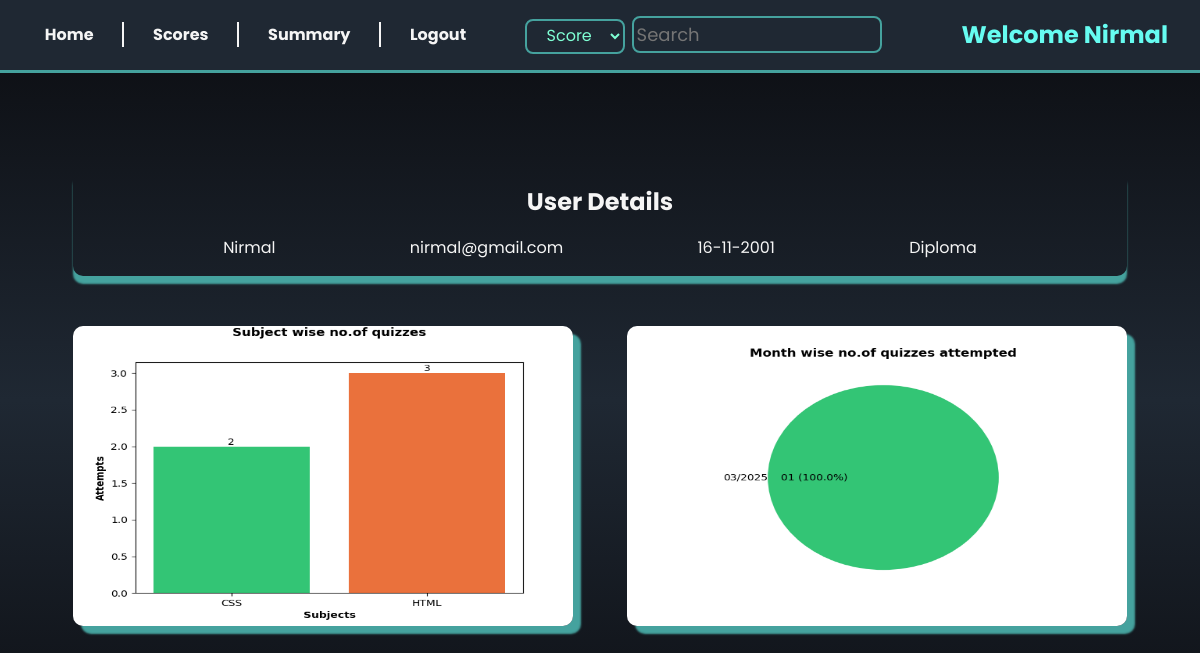
Page /user_summary (signed in) on the earlier database version.
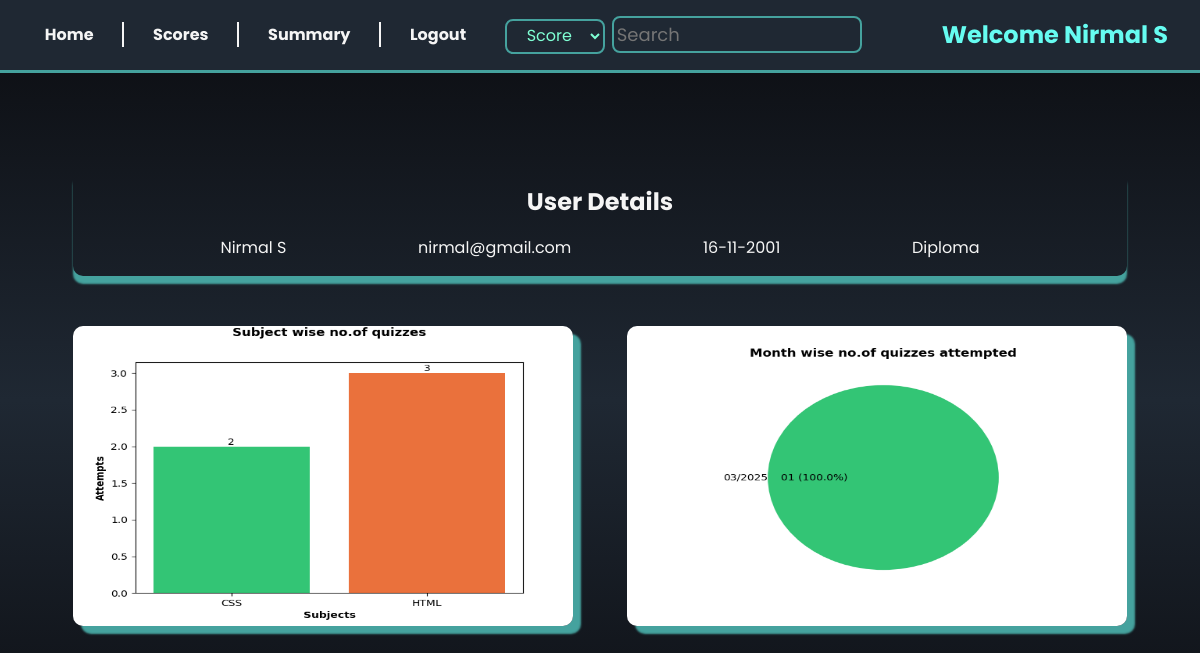
Same page on the later database version.
### models/models.py (models this page shows, shortened)
class User(db.Model):
  id = db.Column(db.Integer, primary_key=True, nullable=False)
  email = db.Column(db.String(50), unique=True, nullable=False)
  hashed_password = db.Column(db.String(), nullable=False)
  fullname = db.Column(db.String(50), nullable=False)
  dob = db.Column(db.Date(), nullable = False)
  qualification = db.Column(db.String(50), nullable=False)
  is_admin = db.Column(db.Boolean, default=False)
  scores = db.relationship('Scores', backref='user', cascade="all, delete-orphan")

### controllers/routes.py (the view)
@app.route('/user_summary')
@login_required
def user_summary():
    email = session.get('email')
    user = User.query.filter_by(email = email).first()
    subjects = []
    counts = []
    random_colors = []
    query = (
        db.session.query(Subject.name, db.func.count(Scores.id))
        .join(Chapter, Subject.id == Chapter.subject_id)
        .join(Quiz, Chapter.id == Quiz.chapter_id)
        .join(Scores, Scores.quiz_id == Quiz.id)
        .join(User, User.id == user.id)
        .group_by(Subject.name)
        .all()
    )
    for subject_name, count in query:
        subjects.append(subject_name)
        counts.append(count)
        random_colors.append((random.random(), random.random(), random.random()))
    bar_container = plt.bar(subjects, counts, color = random_colors )
    plt.bar_label(bar_container)
    plt.xlabel('Subjects',fontweight ='bold')
    plt.ylabel('Attempts',fontweight ='bold')
    plt.title("Subject wise no.of quizzes", pad=30, fontweight ='bold')
    plt.savefig('static/bar2.png')
    plt.clf()
    quiz_attempt = {}
    scores = Scores.query.filter_by(user_id = user.id).all()
    for score in scores:
        month = score.time_stamp_of_attempt
        month = datetime.strftime(month, "%m/%Y")
        if month in quiz_attempt:
            quiz_attempt[month] += 1
        else:
            quiz_attempt[month] = 1
    month = list(quiz_attempt.keys())
    counts = list(quiz_attempt.values())
    plt.figure()
    plt.pie(counts, colors=random_colors, labels=month,
            autopct=lambda pct: f'{int(pct * sum(counts) / 100):02d} ({pct:.1f}%)', labeldistance=1)
    plt.title("Month wise no.of quizzes attempted", fontweight='bold')
    plt.savefig('static/circle2.png')
    plt.clf()
    return render_template('user_summary.html', name = session.get('name'), user = user)

### controllers/routes.py (called while the page is built)
def login_required(func):
    @wraps(func)
    def inner():
        email = session.get('email')
        if not email:
            flash('Please login first!!', 'warning')
            return redirect(url_for('login'))
        user = User.query.filter_by(email=email, is_admin=False).first()
        if not user:
            flash('User not found.Please login first!!', 'warning')
            return redirect(url_for('login'))
        return func()
    return inner

### templates/user_summary.html (shortened to what this page needs)
{% extends 'base.html' %}
{% block content %}
<div class="admin-container">
    {% include 'user_nav.html'   %}
    <div style="box-shadow: 0 8px 2px var(--box-shadow); border-radius: 10px;padding: 1em;width: 100%; display: flex;
     flex-direction: column;gap: 1em;">
    <div>
        <h2 style="display: block;  text-align: center;">User Details</h2></div>
    <div style="display: flex; justify-content: space-evenly;"><p>{{user.fullname}}</p>
        <p>{{user.email}}</p>
        <p>{{user.dob.strftime("%d-%m-%Y") }}</p>
        <p>{{user.qualification}}</p></div></div>
    <div>
    <img src="../static/bar2.png" alt="Bar_graph" style="height: 300px; width: 500px;margin-right:50px; margin-top: 50px;display: inline; border-radius: 10px;box-shadow: 8px 8px 2px var(--box-shadow)">
    <img src="../static/circle2.png" alt="Circle_graph" style="height: 300px; width: 500px;display: inline;box-shadow: 8px 8px 2px var(--box-shadow); border-radius: 10px;">
    </div>
</div>
{% endblock %}

### templates/user_nav.html (shortened to what this page needs)
<nav>
    <div class="navigation">
        <ul>
            <li><a  href="{{ url_for('user_dashboard' ) }}">Home</a></li>
            <li><a  href="{{ url_for('scores' ) }}">Scores</a></li>
            <li><a  href="{{ url_for('user_summary' ) }}">Summary</a></li>
            <li><a  href="{{ url_for('logout') }}">Logout</a></li>
        </ul>
    </div>
    <div class="search-greeting">
        <form method="get" action="/searched">
            <select name="category" style="width: 100px;margin-right:3px ;font-size: 1em;
            border: 2px solid var(--box-shadow); height: 35px; border-radius: 8px;">
            <option value="Score">Score</option>
        </select>
            <input type="text" name="query" placeholder="Search" style="padding: 3px; font-size: large;">
        </form>
        <h2>Welcome {{name}}</h2>
    </div>
</nav>

Differences in the rows shown:
changed User "nirmal@gmail.com": fullname "Nirmal" → "Nirmal S"
